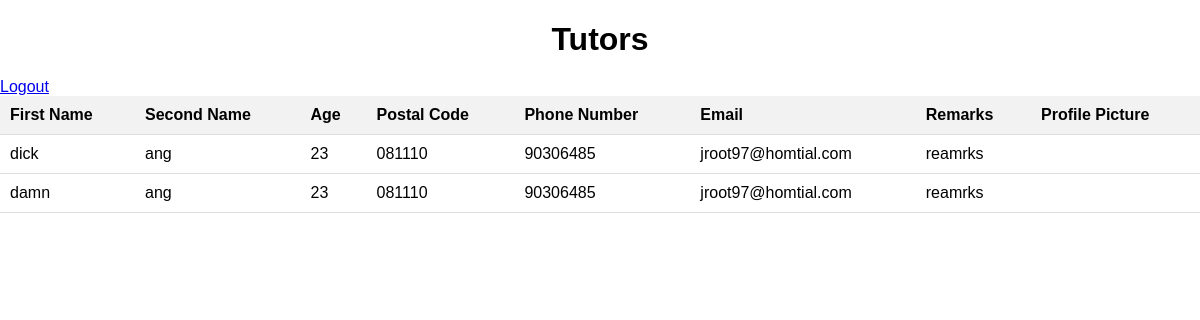
/tutors/view/, run on an earlier commit of the app's database.
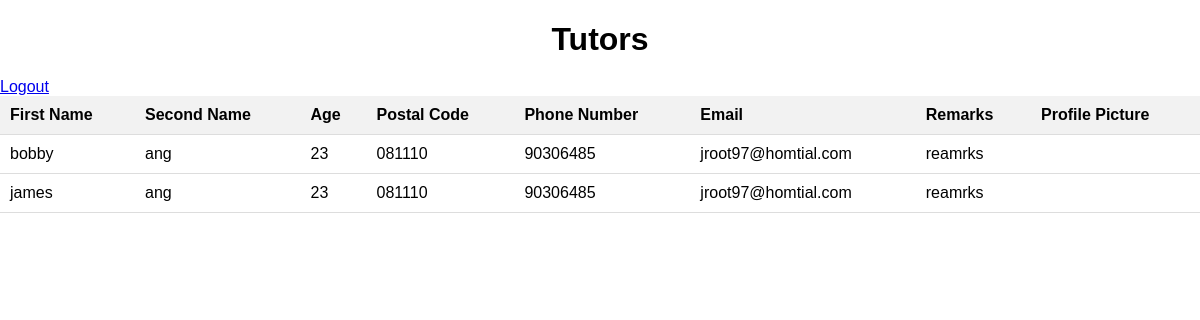
And on a later commit of the database.
### tutors/models.py (models this page shows)
class Tutors(models.Model):
    first_name = models.CharField(max_length=100)
    last_name = models.CharField(max_length=100)
    age = models.PositiveIntegerField()
    gender = models.CharField(max_length=10)
    postal_code = models.CharField(max_length=10)
    phone_number = models.CharField(max_length=50)
    email = models.EmailField(max_length=100)
    remarks = models.TextField()
    bio = models.TextField()
    current_occupation = models.CharField(max_length=200)
    created_date = models.DateTimeField(auto_now_add=True)
    resume = models.FileField(upload_to='resumes/')
    certificate = models.FileField(upload_to='certificates/')
    profile_picture = models.ImageField(upload_to='profile_picture/')

### tutors/views.py (the view)
# urls.py: path("view/", views.tutor_list, name="tutor-view"),
def tutor_list(request):
    tutors = Tutors.objects.all()
    return render(request, 'tutors/tutors-list.html', {'tutors': tutors})

### tutors/templates/tutors/tutors-list.html (shortened to what this page needs)
<!DOCTYPE html>
<html lang="en">
  <head>
  </head>
  <body>
    <h1>Tutors</h1>
    <a href="{% url 'logout' %}">Logout</a>
    <table>
      <thead>
        <tr>
          <th>First Name</th>
          <th>Second Name</th>
          <th>Age</th>
          <th>Postal Code</th>
          <th>Phone Number</th>
          <th>Email</th>
          <th>Remarks</th>
          <th>Profile Picture</th>
        </tr>
      </thead>
      <tbody>
        {% for tutor in tutors %}
        <tr>
          <td>{{ tutor.first_name }}</td>
          <td>{{ tutor.last_name }}</td>
          <td>{{ tutor.age }}</td>
          <td>{{ tutor.postal_code }}</td>
          <td>{{ tutor.phone_number }}</td>
          <td>{{ tutor.email }}</td>
          <td>{{ tutor.remarks }}</td>
          <td>
          </td>
        </tr>
        {% endfor %}
      </tbody>
    </table>
  </body>
</html>

### tutors/templates/tutors/tutors-list.html (style rules this page uses)
body { font-family: Arial, sans-serif; margin: 0; padding: 0; }
h1 { text-align: center; margin-bottom: 20px; }
table { width: 100%; border-collapse: collapse; }
th, td { padding: 10px; text-align: left; border-bottom: 1px solid #ddd; }
th { background-color: #f2f2f2; font-weight: bold; }

What changed in the data, as far as the page shows it:
removed Tutors: first_name "dick", last_name "ang", age "23", postal_code "081110", phone_number "90306485", email "jroot97@homtial.com", remarks "reamrks"
removed Tutors: first_name "damn", last_name "ang", age "23", postal_code "081110", phone_number "90306485", email "jroot97@homtial.com", remarks "reamrks"
added Tutors: first_name "bobby", last_name "ang", age "23", postal_code "081110", phone_number "90306485", email "jroot97@homtial.com", remarks "reamrks"
added Tutors: first_name "james", last_name "ang", age "23", postal_code "081110", phone_number "90306485", email "jroot97@homtial.com", remarks "reamrks"
